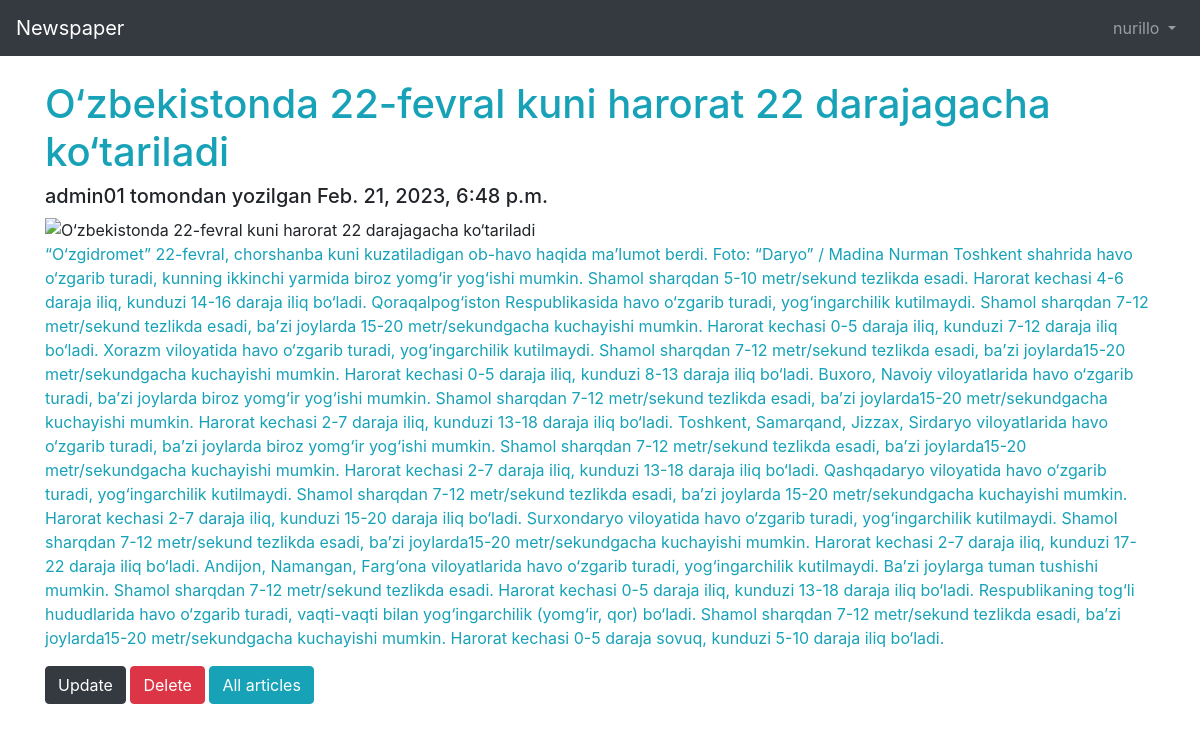
The app's page /3/detail/ (signed in) with its own data.
### users/models.py (models this page shows)
class CustomUser(AbstractUser):
    firstname = models.CharField(max_length=50)
    lastname = models.CharField(max_length=100)
    email = models.EmailField(max_length=100)
    age = models.PositiveIntegerField(null=True, blank=True)
    address = models.CharField(max_length=200)
    phone = models.CharField(max_length=20)
    job = models.CharField(max_length=50)

### articles/models.py (models this page shows, shortened)
class Article(models.Model):
    author = models.ForeignKey(
        get_user_model(),
        on_delete=models.CASCADE,
    )
    title = models.CharField(max_length=255)
    body = models.TextField()
    image = models.ImageField(upload_to='images',
                              blank=True)
    date = models.DateTimeField(auto_now_add=True)

### articles/views.py (the view)
# urls.py: path('<int:pk>/detail/', ArticleDetailView.as_view(), name='article_detail'),
class ArticleDetailView(LoginRequiredMixin, DetailView):
    model = Article
    template_name = 'article_detail.html'
    login_url = 'login'

### templates/article_detail.html
{%extends 'base.html'%} {%load crispy_forms_tags%} {%block title%} Article Edit {%endblock%} {%block content%}
<h1 class="text-info">{{object.title}}</h1>
<h5 class="card-muted">{{object.author}} tomondan yozilgan {{object.date}}</h5>
{%if object.image%}
<img src="{{object.images.url }}" alt="{{object.title}}" width="400" height="400"> {%endif%}
<p class="text-info">{{object.body}}</p>
<a href="{% url 'article_update' article.pk%}" class="btn btn-dark">Update</a>
<a href="{% url 'article_delete' article.pk%}" class="btn btn-danger">Delete</a>
<a href="{% url 'article_list' %}" class="btn btn-info">All articles</a> {%endblock%}

### templates/base.html (shortened to what this page needs)
<!DOCTYPE html>
<html lang="en">
<head>
    <link rel="stylesheet" href="https://cdn.jsdelivr.net/npm/bootstrap@4.0.0/dist/css/bootstrap.min.css">
</head>
<body>
    <header>
        <nav class="navbar navbar-expand-md navbar-dark bg-dark mb-4">
            <a class="navbar-brand" href="{% url 'article_list' %}">Newspaper</a>
            <div class="collapse navbar-collapse" id="navbarCollapse">
                {% if user.is_authenticated %}
                <ul class="navbar-nav ml-auto">
                    <li class="nav-item">
                        <a class="nav-link dropdown-toggle" href="#" id="userMenu" data-toggle="dropdown" aria-haspopup="true" aria-expanded="false">
            {{ user.username }}
            </a>
                    </li>
                </ul>
                {% endif %}
            </div>
        </nav>
        <div class="container">
            {% block content %} {% endblock content %}
        </div>
    </header>
</body>
</html>

### records on screen
CustomUser: username "nurillo"
Article: title "O‘zbekistonda 22-fevral kuni harorat 22 darajagacha ko‘tariladi", author "admin01", date "Feb. 21, 2023, 6:48 p.m.", body "“O‘zgidromet” 22-fevral, chorshanba kuni kuzatiladigan ob-havo haqida ma’lumot berdi. Foto: “Daryo” / Madina Nurman Toshkent shahrida havo o‘zgarib turadi, kunning ikkinchi yarmida biroz yomg‘ir yog‘ishi mumkin. Shamol sharqdan 5-10 metr/sekund tezlikda esadi. Harorat kechasi 4-6 daraja iliq, kunduzi 14-16 daraja iliq bo‘ladi. Qoraqalpog‘iston Respublikasida havo o‘zgarib turadi, yog‘ingarchilik kutilmaydi. Shamol sharqdan 7-12 metr/sekund tezlikda esadi, baʼzi joylarda 15-20 metr/sekundgacha kuchayishi mumkin. Harorat kechasi 0-5 daraja iliq, kunduzi 7-12 daraja iliq bo‘ladi. Xorazm viloyatida havo o‘zgarib turadi, yog‘ingarchilik kutilmaydi. Shamol sharqdan 7-12 metr/sekund tezlikda…"
